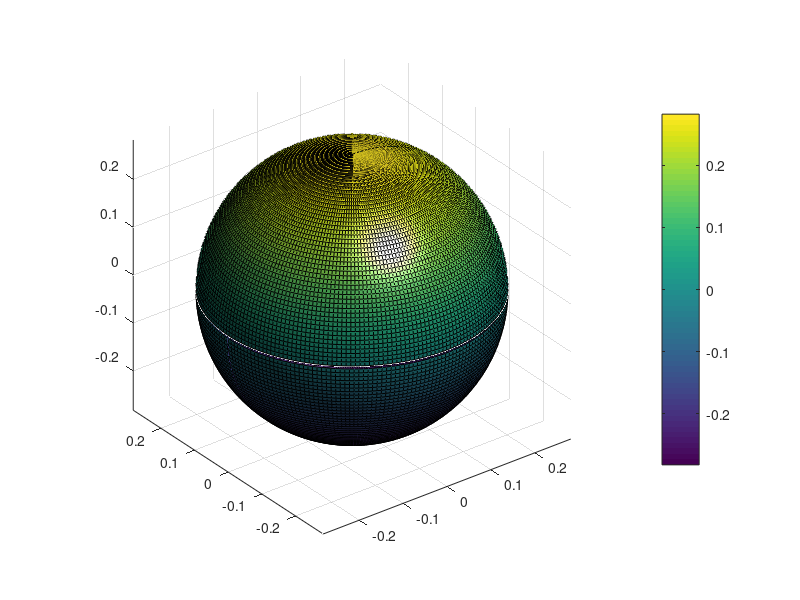

Source code (MATLAB): (Note: this script raises an error after producing the figure.)
tta=0:0.03:pi/2;
phi=0:0.03:2*pi;
r_1=(1/(4*pi))^(1/2);
r_2=-(1/(4*pi))^(1/2);
[x_1 y_1 z_1]=meshgrid(tta,phi,r_1);
X_1=z_1.*sin(x_1).*cos(y_1);
Y_1=z_1.*sin(x_1).*sin(y_1);
Z_1=z_1.*cos(x_1);
[x_2 y_2 z_2]=meshgrid(tta,phi,r_2);
X_2=z_2.*sin(x_2).*cos(y_2);
Y_2=z_2.*sin(x_2).*sin(y_2);
Z_2=z_2.*cos(x_2);
figure('color',[0.999 1 0.9]);
surf(X_1,Y_1,Z_1);
hold on
surf(X_2,Y_2,Z_2);
axis equal
camlight
colorbar

displayEndOfDemoMessage(mfilename)